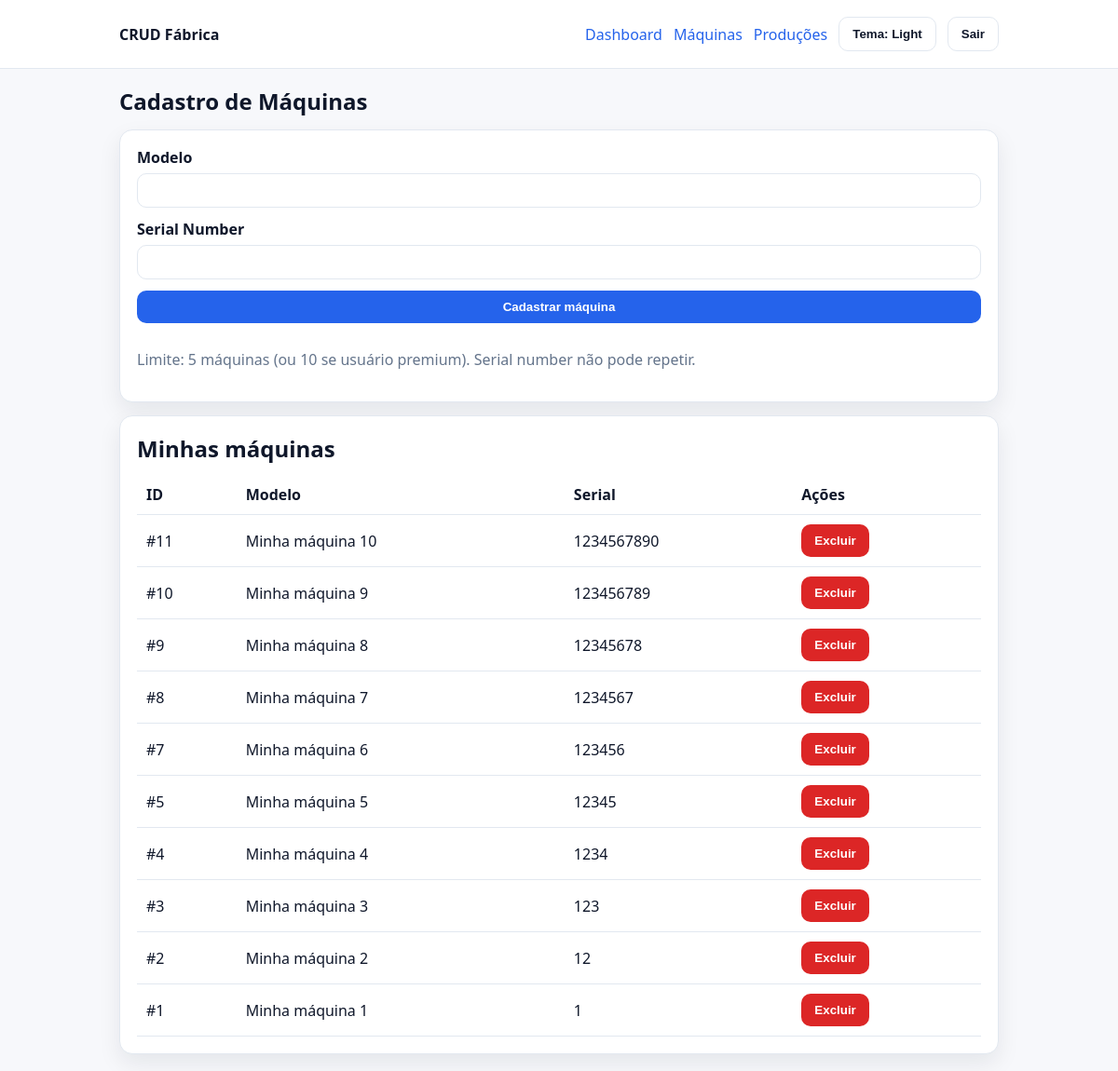
/machines/ (signed in), run on the app's committed database.
### factory/models.py (models this page shows, shortened)
class Machine(BaseModel):
	model = models.CharField(max_length=255)
	serialnumber = models.CharField(max_length=255, unique=True)
	owner = models.ForeignKey(
		settings.AUTH_USER_MODEL,
		on_delete=models.PROTECT,
		related_name='machines',
		db_column='owner_user_id',
	)
	class Meta:
		ordering = ('-id',)

### factory/views.py (the view)
# urls.py: path('machines/', views.machine_list, name='machine_list'),
@login_required
def machine_list(request):
	machines = Machine.objects.filter(owner=request.user).order_by('-id')
	if request.method == 'POST':
		form = MachineForm(request.POST, user=request.user)
		if form.is_valid():
			try:
				form.save()
				messages.success(request, 'Máquina cadastrada com sucesso!')
				return redirect('machine_list')
			except Exception as exc:
				messages.error(request, str(exc))
	else:
		form = MachineForm(user=request.user)
	return render(request, 'factory/machines.html', {'machines': machines, 'form': form})

### factory/forms.py (shortened to what this page needs)
class MachineForm(forms.ModelForm):
    class Meta:
        model = Machine
        fields = ('model', 'serialnumber')
    def __init__(self, *args, user=None, **kwargs):
        super().__init__(*args, **kwargs)
        self.user = user

### core/common/models.py (called while the page is built)
    def get_queryset(self):
        return SoftDeleteQuerySet(self.model, using=self._db).filter(deleted_at__isnull=True)

### templates/factory/machines.html (shortened to what this page needs)
{% extends 'base.html' %}
{% block content %}
  <h1>Cadastro de Máquinas</h1>
  <div class="card">
    <form method="post" class="form">
      <div class="field">
        <label for="id_model">Modelo</label>
        {{ form.model }}
      </div>
      <div class="field">
        <label for="id_serialnumber">Serial Number</label>
        {{ form.serialnumber }}
      </div>
      <button class="btn" type="submit">Cadastrar máquina</button>
      <p class="muted">Limite: 5 máquinas (ou 10 se usuário premium). Serial number não pode repetir.</p>
    </form>
  </div>
  <div class="card" style="margin-top: 14px;">
    <h2 style="margin: 0 0 10px 0;">Minhas máquinas</h2>
    {% if machines %}
      <table class="table">
        <thead>
          <tr>
            <th>ID</th>
            <th>Modelo</th>
            <th>Serial</th>
            <th>Ações</th>
          </tr>
        </thead>
        <tbody>
          {% for m in machines %}
            <tr>
              <td>#{{ m.id }}</td>
              <td>{{ m.model }}</td>
              <td>{{ m.serialnumber }}</td>
              <td>
                <form method="post" action="{% url 'machine_delete' machine_id=m.id %}">
                  <button class="btn btn--danger" data-confirm="Excluir esta máquina?" type="submit">Excluir</button>
                </form>
              </td>
            </tr>
          {% endfor %}
        </tbody>
      </table>
    {% else %}
      <p class="muted">Nenhuma máquina cadastrada ainda.</p>
    {% endif %}
  </div>
{% endblock %}

### static/app.css (style rules this page uses)
:root { --bg: #f7f8fb; --surface: #ffffff; --text: #0f172a; --muted: #64748b; --border: #e2e8f0; --primary: #2563eb; --danger: #dc2626; --danger-hover: #b91c1c; --success: #16a34a; --success-hover: #15803d; --shadow: 0 10px 25px rgba(15, 23, 42, 0.08); }
* { box-sizing: border-box; }
body { margin: 0; font-family: ui-sans-serif, system-ui, -apple-system, Segoe UI, Roboto, Helvetica, Arial; background: var(--bg); color: var(--text); }
.card { background: var(--surface); border: 1px solid var(--border); border-radius: 14px; padding: 18px; box-shadow: var(--shadow); }
h1 { margin: 0 0 14px 0; font-size: 24px; }
.form { display: grid; gap: 12px; }
.field label { display: block; font-weight: 600; margin-bottom: 6px; }
input, select { width: 100%; padding: 10px 12px; border: 1px solid var(--border); border-radius: 10px; background: #fff; }
.btn { background: var(--primary); color: #fff; border: 0; padding: 10px 14px; border-radius: 10px; font-weight: 700; cursor: pointer; }
.btn--danger { background: var(--danger); }
.muted { color: var(--muted); }
.table { width: 100%; border-collapse: collapse; margin-top: 12px; }
.table th, .table td { text-align: left; padding: 10px; border-bottom: 1px solid var(--border); }

### data on the page
Machine: id "11", model "Minha máquina 10", serialnumber "1234567890"
Machine: id "10", model "Minha máquina 9", serialnumber "123456789"
Machine: id "9", model "Minha máquina 8", serialnumber "12345678"
Machine: id "8", model "Minha máquina 7", serialnumber "1234567"
Machine: id "7", model "Minha máquina 6", serialnumber "123456"
Machine: id "5", model "Minha máquina 5", serialnumber "12345"
Machine: id "4", model "Minha máquina 4", serialnumber "1234"
Machine: id "3", model "Minha máquina 3", serialnumber "123"
Machine: id "2", model "Minha máquina 2", serialnumber "12"
Machine: id "1", model "Minha máquina 1", serialnumber "1"
